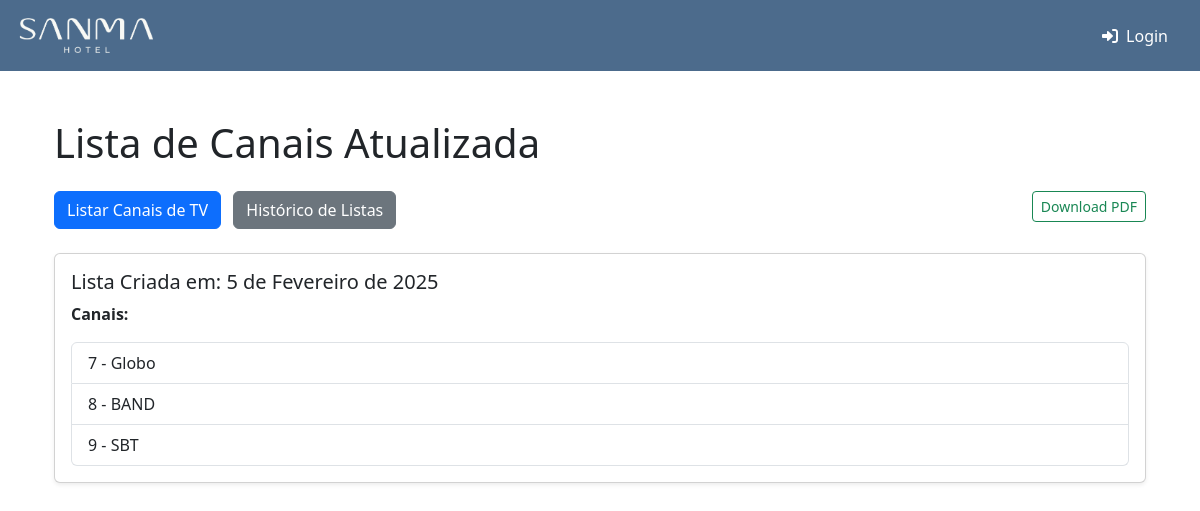
Screenshot of /canais/canais_tv/ with the database file from the repository.
### canais/models.py (models this page shows, shortened)
class ListaCanais(models.Model):
    data_criacao = models.DateField()  # Removido auto_now_add
    canais = models.ManyToManyField(Canal, related_name="listas")

class Canal(models.Model):
    numero = models.IntegerField()
    titulo = models.CharField(max_length=100)
    status = models.BooleanField(default=True)  #true = ativo false inativo.

### canais/views.py (the view)
# urls.py: path('canais_tv/', views.ultima_lista, name='canais_tv'),  # Pg inicial mostrando a lista + atual
def ultima_lista(request):
    ultima_lista = ListaCanais.objects.last()  # Retorna a última lista criada
    return render(request, 'canais/canais_tv.html', {'canais_tv': ultima_lista})

### templates/canais/canais_tv.html (shortened to what this page needs)
{% extends 'core/base.html' %}
{% load static %}
{% block content %}
<div class="container mt-5">
    <h1 class="mb-4">Lista de Canais Atualizada</h1>
    <div class="mb-4 d-flex justify-content-between">
        <div>
            <a href="{% url 'listar_canais' %}" class="btn btn-primary me-2">
                 Listar Canais de TV
            </a>
            <a href="{% url 'listar_listas' %}" class="btn btn-secondary">
                 Histórico de Listas
            </a>
        </div>
        <div class="text-end">
            <a href="{% url 'download_pdf' %}" class="btn btn-outline-success btn-sm">
                 Download PDF
            </a>
        </div>
    </div>
    {% if canais_tv %}
    <div class="card shadow-sm mb-4">
        <div class="card-body">
            <h5 class="card-title">Lista Criada em: {{ canais_tv.data_criacao }}</h5>
            <p class="card-text"><strong>Canais:</strong></p>
            <ul class="list-group">
                {% for canal in canais_tv.canais.all %}
                    <li class="list-group-item d-flex justify-content-between align-items-center">
                        {{ canal.numero }} - {{ canal.titulo }}
                    </li>
                {% empty %}
                    <li class="list-group-item">Não há canais disponíveis para esta lista.</li>
                {% endfor %}
            </ul>
        </div>
    </div>
    {% else %}
        <div class="alert alert-warning" role="alert">
            Não há listas de canais disponíveis.
        </div>
    {% endif %}
</div>
{% endblock %}

### rows the page displays
ListaCanais: data_criacao "5 de Fevereiro de 2025"
Canal: numero "7", titulo "Globo"
Canal: numero "8", titulo "BAND"
Canal: numero "9", titulo "SBT"
